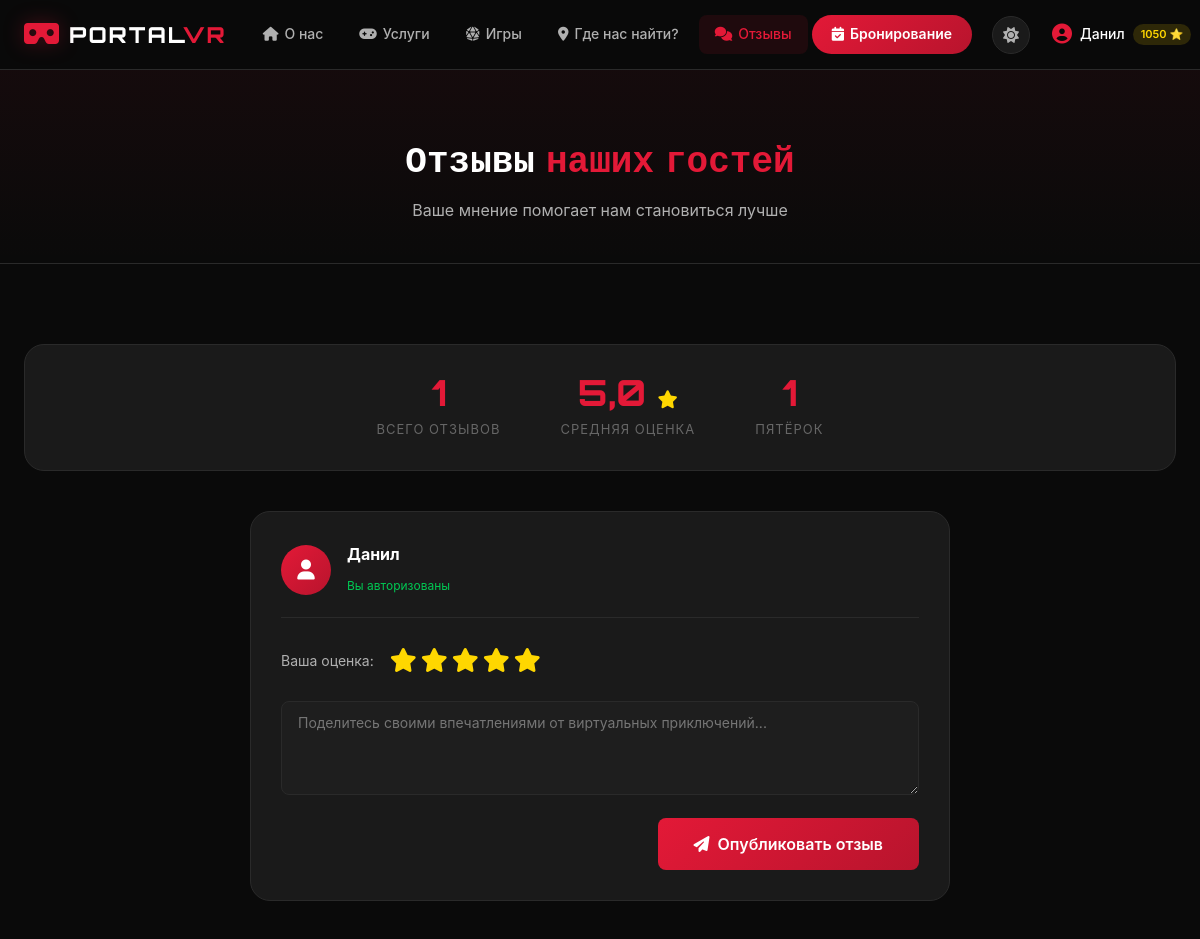
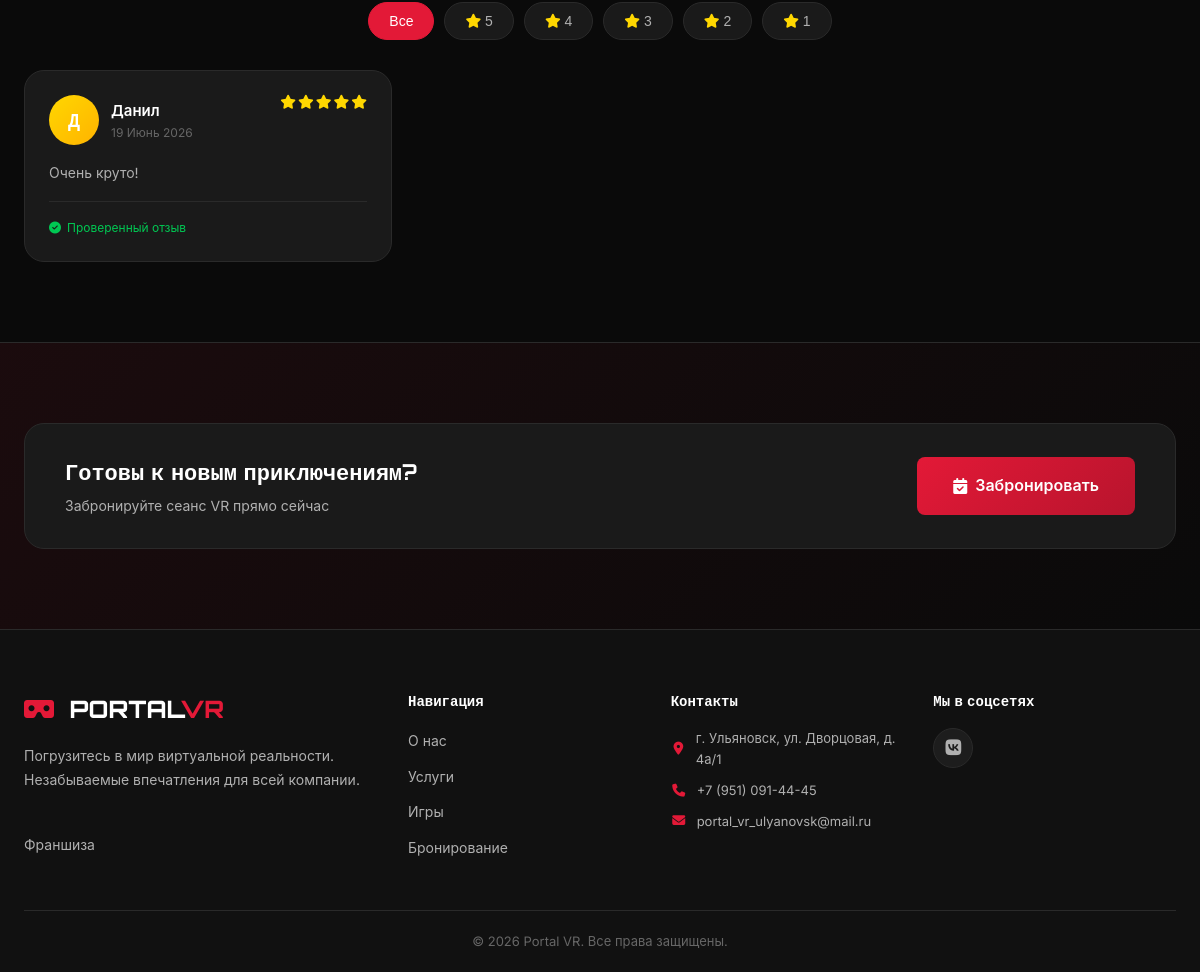
Screenshot of /reviews/ (signed in) with the database file from the repository (2 pictures, top to bottom).
### main/models.py (models this page shows, shortened)
class User(AbstractBaseUser, PermissionsMixin):
    phone = models.CharField(
        "Телефон", max_length=12, unique=True, validators=[phone_validator]
    )
    name = models.CharField("Имя", max_length=100)
    is_active = models.BooleanField(default=True)
    is_staff = models.BooleanField(default=False)
    date_joined = models.DateTimeField("Дата регистрации", default=timezone.now)
    loyalty_points = models.PositiveIntegerField("Баллы лояльности", default=0)
    objects = UserManager()
    USERNAME_FIELD = "phone"
    REQUIRED_FIELDS = ["name"]
    class Meta:
        verbose_name = "Пользователь"
        verbose_name_plural = "Пользователи"

class Review(models.Model):
    user = models.ForeignKey(
        User,
        on_delete=models.CASCADE,
        related_name="reviews",
        verbose_name="Пользователь",
    )
    name = models.CharField("Имя автора", max_length=100)
    text = models.TextField("Текст отзыва")
    rating = models.PositiveIntegerField(
        "Оценка",
        choices=[(i, i) for i in range(1, 6)],
        default=5,
    )
    is_active = models.BooleanField("Опубликован", default=True)
    created_at = models.DateTimeField("Дата", auto_now_add=True)
    class Meta:
        verbose_name = "Отзыв"
        verbose_name_plural = "Отзывы"
        ordering = ["-created_at"]

### main/views.py (the view)
# urls.py: path("reviews/", views.reviews_view, name="reviews"),
def reviews_view(request):
    reviews = Review.objects.filter(is_active=True).order_by("-created_at")
    reviews_count = reviews.count()
    avg_rating = reviews.aggregate(avg=Avg("rating"))["avg"] or 0
    five_star_count = reviews.filter(rating=5).count()
    return render(
        request,
        "main/reviews.html",
        {
            "reviews": reviews,
            "reviews_count": reviews_count,
            "avg_rating": avg_rating,
            "five_star_count": five_star_count,
            "page_title": "Отзывы",
        },
    )

### main/context_processors.py (called while the page is built)
def global_context(request):
    return {
        "site_name": "Portal VR",
        "site_phone": "+7 (951) 091-44-45",
        "site_email": "portal_vr_ulyanovsk@mail.ru",
        "site_address": "г. Ульяновск, ул. Дворцовая, д. 4а/1",
    }

### main/templates/main/reviews.html (shortened to what this page needs)
{% extends 'main/base.html' %}
{% block content %}
<section class="page-header">
    <div class="container">
        <h1 class="page-title">
            Отзывы <span class="accent">наших гостей</span>
        </h1>
        <p class="page-subtitle">Ваше мнение помогает нам становиться лучше</p>
    </div>
</section>
<section class="section">
    <div class="container">
        <div class="reviews-stats">
            <div class="reviews-stat">
                <div class="reviews-stat-value">{{ reviews_count }}</div>
                <div class="reviews-stat-label">Всего отзывов</div>
            </div>
            <div class="reviews-stat">
                <div class="reviews-stat-value">{{ avg_rating|floatformat:1 }} <i class="fas fa-star"></i></div>
                <div class="reviews-stat-label">Средняя оценка</div>
            </div>
            <div class="reviews-stat">
                <div class="reviews-stat-value">{{ five_star_count }}</div>
                <div class="reviews-stat-label">Пятёрок</div>
            </div>
        </div>
        {% if user.is_authenticated %}
        <div class="review-add-card">
            <div class="review-add-header">
                <div class="review-avatar">
                    <i class="fas fa-user"></i>
                </div>
                <div class="review-add-info">
                    <h3>{{ user.name }}</h3>
                    <span class="review-badge">Вы авторизованы</span>
                </div>
            </div>
            <form method="post" action="{% url 'main:review_add' %}" class="review-form">
                <div class="review-rating-select">
                    <label>Ваша оценка:</label>
                    <div class="rating-stars">
                        {% for i in "54321"|make_list %}
                        <label for="star{{ i }}"><i class="fas fa-star"></i></label>
                        {% endfor %}
                    </div>
                </div>
                <div class="form-group">
                    <textarea name="text" class="form-input" rows="4" placeholder="Поделитесь своими впечатлениями от виртуальных приключений..." required minlength="10"></textarea>
                </div>
                <div class="review-form-actions">
                    <button type="submit" class="btn btn-primary btn-lg">
                        <i class="fas fa-paper-plane"></i> Опубликовать отзыв
                    </button>
                </div>
            </form>
        </div>
        {% endif %}
        <div class="reviews-filter">
            <button class="filter-btn active" data-rating="all">Все</button>
            <button class="filter-btn" data-rating="5">
                <i class="fas fa-star"></i> 5
            </button>
            <button class="filter-btn" data-rating="4">
                <i class="fas fa-star"></i> 4
            </button>
            <button class="filter-btn" data-rating="3">
                <i class="fas fa-star"></i> 3
            </button>
            <button class="filter-btn" data-rating="2">
                <i class="fas fa-star"></i> 2
            </button>
            <button class="filter-btn" data-rating="1">
                <i class="fas fa-star"></i> 1
            </button>
        </div>
        {% if reviews %}
        <div class="reviews-masonry" id="reviewsGrid">
            {% for review in reviews %}
            <div class="review-card-item" data-rating="{{ review.rating }}">
                <div class="review-card-inner">
                    <div class="review-card-header">
                        <div class="review-user">
                            <div class="review-avatar {% if review.rating == 5 %}gold{% endif %}">
                                {{ review.name|first|upper }}
                            </div>
                            <div class="review-user-info">
                                <span class="review-name">{{ review.name }}</span>
                                <span class="review-date">{{ review.created_at|date:"d F Y" }}</span>
                            </div>
                        </div>
                        <div class="review-stars">
                            {% for i in "12345"|make_list %}
                            <i class="fas fa-star{% if forloop.counter <= review.rating %} active{% endif %}"></i>
                            {% endfor %}
                        </div>
                    </div>
                    <div class="review-card-body">
                        <p>{{ review.text }}</p>
                    </div>
                    <div class="review-card-footer">
                        <div class="review-verified">
                            <i class="fas fa-check-circle"></i> Проверенный отзыв
                        </div>
                    </div>
                </div>
            </div>
            {% endfor %}
        </div>
        {% endif %}
    </div>
</section>
<section class="section section-cta-small">
    <div class="container">
        <div class="cta-small-content">
            <div class="cta-small-text">
                <h3>Готовы к новым приключениям?</h3>
                <p>Забронируйте сеанс VR прямо сейчас</p>
            </div>
            <a href="{% url 'main:booking_list' %}" class="btn btn-primary btn-lg">
                <i class="fas fa-calendar-check"></i> Забронировать
            </a>
        </div>
    </div>
</section>
{% endblock %}

### main/templates/main/includes/navbar.html (shortened to what this page needs)
{% load static %}
<nav class="navbar" id="navbar">
    <div class="nav-container">
        <a href="{% url 'main:index' %}" class="nav-logo">
            <span class="logo-icon"><i class="fas fa-vr-cardboard"></i></span>
            <span class="logo-text">PORTAL<span class="logo-accent">VR</span></span>
        </a>
        <ul class="nav-menu" id="navMenu">
            <li><a href="{% url 'main:index' %}" class="nav-link {% if request.resolver_match.url_name == 'index' %}active{% endif %}">
                <i class="fas fa-home"></i> О нас
            </a></li>
            <li><a href="{% url 'main:services' %}" class="nav-link {% if request.resolver_match.url_name == 'services' %}active{% endif %}">
                <i class="fas fa-gamepad"></i> Услуги
            </a></li>
            <li><a href="{% url 'main:games' %}" class="nav-link {% if request.resolver_match.url_name == 'games' %}active{% endif %}">
                <i class="fas fa-dice-d20"></i> Игры
            </a></li>
            <li><a href="{% url 'main:contact' %}" class="nav-link {% if request.resolver_match.url_name == 'contact' %}active{% endif %}">
                <i class="fas fa-map-marker-alt"></i> Где нас найти?
            </a></li>
            <li><a href="{% url 'main:reviews' %}" class="nav-link {% if request.resolver_match.url_name == 'reviews' %}active{% endif %}">
                <i class="fas fa-comments"></i> Отзывы
            </a></li>
            <li>
                <a href="{% url 'main:booking_list' %}" class="nav-link nav-btn-booking {% if 'booking' in request.resolver_match.url_name %}active{% endif %}">
                    <i class="fas fa-calendar-check"></i> Бронирование
                </a>
            </li>
        </ul>
        <div class="nav-auth">
            <button class="theme-toggle" id="themeToggle" title="Переключить тему">
                <i class="fas fa-sun"></i>
            </button>
            {% if user.is_authenticated %}
                <a href="{% url 'main:profile' %}" class="nav-user" title="Профиль">
                    <i class="fas fa-user-circle"></i>
                    <span>{{ user.name }}</span>
                    {% if user.loyalty_points > 0 %}
                        <span class="loyalty-badge">{{ user.loyalty_points }} ⭐</span>
                    {% endif %}
                </a>
            {% endif %}
        </div>
    </div>
</nav>

### rows the page displays
User: name "Данил", loyalty_points "1050"
Review: name|first "Д", name "Данил", created_at "19 Июнь 2026", rating 5 (drawn), text "Очень круто!"

### other values shown
{{ reviews_count }} "1"
{{ avg_rating|floatformat:1 }} "5,0"
{{ five_star_count }} "1"
{{ site_address }} "г. Ульяновск, ул. Дворцовая, д. 4а/1"
{{ site_phone }} "+7 (951) 091-44-45"
{{ site_email }} "portal_vr_ulyanovsk@mail.ru"
